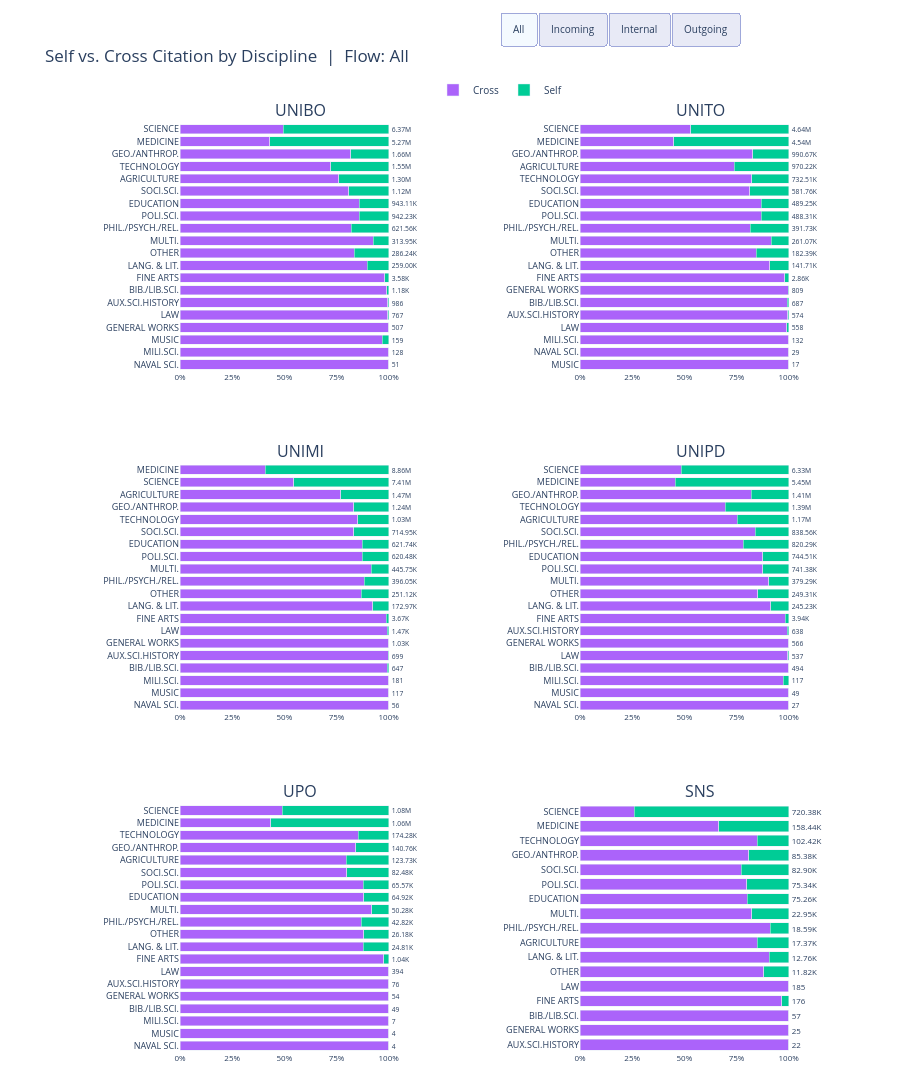

Source (notebook cell):
### Markdown cell above
### Self vs. Cross Citation by Discipline

To examine the degree of interdisciplinarity in citation behaviour, each citing–cited pair is classified as **Self** (teal — same discipline cites itself) or **Cross** (purple — one discipline cites another). The 100% stacked bars show the proportion of Self vs. Cross citations for each discipline within each institution. Disciplines are ordered by total citation volume (largest at top).

Use the filter buttons to isolate a specific flow type (Incoming / Internal / Outgoing).

### Code cell
import pandas as pd
import plotly.graph_objects as go
import plotly.offline
from plotly.subplots import make_subplots

SELF_CROSS_COLORS = {"Self": COLORS["self"], "Cross": COLORS["cross"]}
LABELS = {None: "All", "Outgoing": "Outgoing", "Incoming": "Incoming", "Internal": "Internal"}

flows       = sorted(df_agg["flow"].unique())
filter_keys = [None] + flows

def fmt_weight(v):
    if v >= 1_000_000: return f"{v/1_000_000:.2f}M"
    elif v >= 1_000:   return f"{v/1_000:.2f}K"
    return str(int(v))

def make_self_cross_data(inst, flow_filter=None):
    sub = df_agg[df_agg["institution"] == inst]
    if flow_filter is not None:
        sub = sub[sub["flow"] == flow_filter]
    sub = sub.groupby(["citing_loc_label", "cite_type"])["weight"].sum().reset_index()
    totals   = sub.groupby("citing_loc_label")["weight"].sum().rename("total")
    sub      = sub.join(totals, on="citing_loc_label")
    sub["pct"] = sub["weight"] / sub["total"] * 100
    disc_order = totals.sort_values(ascending=True).index.tolist()
    return sub, disc_order, totals.to_dict()

fig = make_subplots(rows=3, cols=2, subplot_titles=INSTITUTIONS, horizontal_spacing=0.25, vertical_spacing=0.1)

n_inst     = len(INSTITUTIONS)
n_flows    = len(flows)
cite_types = ["Cross", "Self"]
N_PER_FK   = len(cite_types) * n_inst

legend_added = set()

for fi, fk in enumerate(filter_keys):
    for ct in cite_types:
        for ii, inst in enumerate(INSTITUTIONS):
            row = ii // 2 + 1
            col = ii %  2 + 1
            sub, disc_order, total_map = make_self_cross_data(inst, fk)
            sub_ct = sub[sub["cite_type"] == ct].set_index("citing_loc_label")

            pct_vals   = [float(sub_ct.loc[d, "pct"])    if d in sub_ct.index else 0.0 for d in disc_order]
            w_vals     = [int(sub_ct.loc[d, "weight"])   if d in sub_ct.index else 0   for d in disc_order]
            total_vals = [int(total_map.get(d, 0)) for d in disc_order]

            hover_vals = [
                f"<b>{d}</b><br>{ct}: {p:.2f}% ({w:,})<br>Total: {fmt_weight(t)} ({t:,})"
                for d, p, w, t in zip(disc_order, pct_vals, w_vals, total_vals)
            ]
            text_vals = [fmt_weight(t) for t in total_vals] if ct == "Self" else [""] * len(disc_order)

            show_legend = ct not in legend_added and fi == 0
            if show_legend: legend_added.add(ct)

            fig.add_trace(go.Bar(
                x=pct_vals, y=disc_order, orientation="h",
                name=ct, visible=(fi == 0),
                text=text_vals, textposition="outside", textfont=dict(size=8),
                cliponaxis=False,
                hovertemplate="%{customdata}<extra></extra>",
                customdata=hover_vals,
                marker_color=SELF_CROSS_COLORS[ct],
                showlegend=show_legend, legendgroup=ct,
            ), row=row, col=col)

def make_visibility(active_fi):
    return [fi == active_fi for fi in range(len(filter_keys)) for _ in range(N_PER_FK)]

buttons = [dict(
    label=LABELS[fk], method="update",
    args=[{"visible": make_visibility(fi)}, {"title.text": f"Self vs. Cross Citation by Discipline  |  Flow: {LABELS[fk]}"}],
) for fi, fk in enumerate(filter_keys)]

fig.update_layout(
    title=dict(text="Self vs. Cross Citation by Discipline  |  Flow: All"),
    barmode="stack",
    updatemenus=[dict(
        type="buttons", direction="right",
        x=0.5, xanchor="left", y=1.12, yanchor="top",
        buttons=buttons, showactive=True,
        bgcolor="#E8EAF6", bordercolor="#9FA8DA", font=dict(size=10),
    )],
    height=380 * 3,
    margin=dict(l=180, r=80, t=100, b=40),
    plot_bgcolor="white", paper_bgcolor="white",
    bargap=0.25,
    legend=dict(orientation="h", x=0.5, xanchor="center", y=1.02, yanchor="bottom", font=dict(size=10)),
)
for i in range(n_inst):
    axis_key = "xaxis" if i == 0 else f"xaxis{i+1}"
    fig.update_layout(**{axis_key: dict(
        range=[0, 115],
        tickvals=[0, 25, 50, 75, 100],
        ticktext=["0%", "25%", "50%", "75%", "100%"],
        tickfont=dict(size=8),
    )})
fig.update_yaxes(tickfont=dict(size=9), automargin=True)
plotly.offline.iplot(fig)
